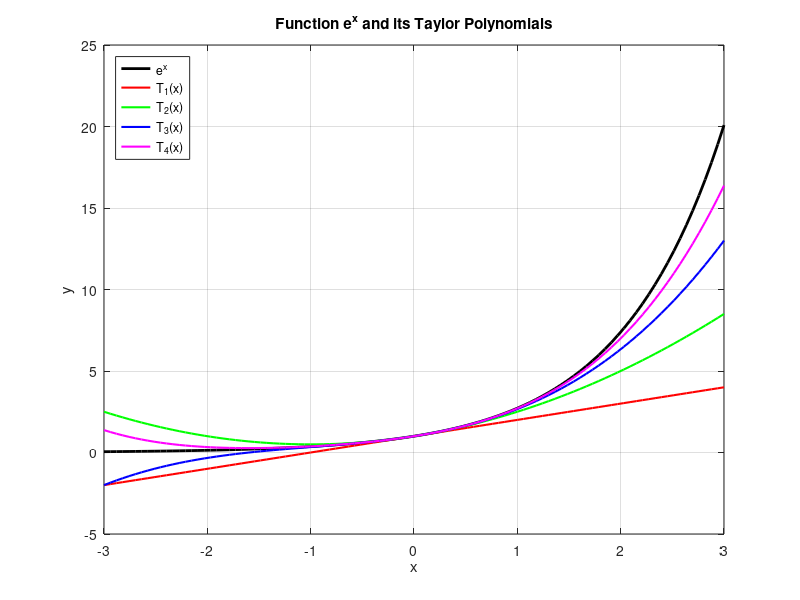

Write MATLAB code to recreate this figure.
% Define the interval x from -3 to 3 with 100 points
x = linspace(-3, 3, 100);

% Define the original function e^x
f = exp(x);

% Define the Taylor polynomials manually (vectorized)
T1 = 1 + x;
T2 = 1 + x + (x.^2)/2;
T3 = 1 + x + (x.^2)/2 + (x.^3)/6;
T4 = 1 + x + (x.^2)/2 + (x.^3)/6 + (x.^4)/24;

% Create the plot
figure;
plot(x, f, 'k', 'LineWidth', 2); 
hold on;
plot(x, T1, 'r', 'LineWidth', 1.5);
plot(x, T2, 'g', 'LineWidth', 1.5);
plot(x, T3, 'b', 'LineWidth', 1.5);
plot(x, T4, 'm', 'LineWidth', 1.5);
hold off;

% Add labels, legend, and grid
title('Function e^x and its Taylor Polynomials');
xlabel('x');
ylabel('y');
legend('e^x', 'T_1(x)', 'T_2(x)', 'T_3(x)', 'T_4(x)', 'Location', 'northwest');
grid on;

% Define the vector of terms from k = 0 to 10
k = 0:10;

% Calculate the sum of 1/k!
e_approx = sum(1 ./ factorial(k));

% Display the result with 6 decimal places
fprintf('Approximation of e: %.6f\n', e_approx);

% Part 1b: Approximate e with 6 correct decimals
fprintf('\n--- Part 1b: Approximating e ---\n');

% Define the vector of terms from k = 0 to 10
k = 0:10;

% Calculate the Taylor series approximation for e^1
% This computes the sum of 1/k!
e_approx = sum(1 ./ factorial(k));

% Display the result formatted to 6 decimal places
fprintf('Approximation of e: %.6f\n', e_approx);

% Calculate the exact value of e built into Octave
e_exact = exp(1);

% Calculate the absolute error between exact and approximated
abs_error = abs(e_exact - e_approx);

% Define the threshold for 6 correct decimals
threshold = 0.5 * 10^-6;

% Display the high-precision values to see what's happening under the hood
fprintf('\n--- Verifying the Error ---\n');
fprintf('Exact e:      %.10f\n', e_exact);
fprintf('Approx e:     %.10f\n', e_approx);
fprintf('Actual Error: %.10f\n', abs_error);
fprintf('Threshold:    %.10f\n', threshold);

% Perform the logical check
if abs_error < threshold
    fprintf('\nSUCCESS: The actual error is LESS than the threshold!\n');
else
    fprintf('\nFAILED: The error exceeds the threshold.\n');
end
